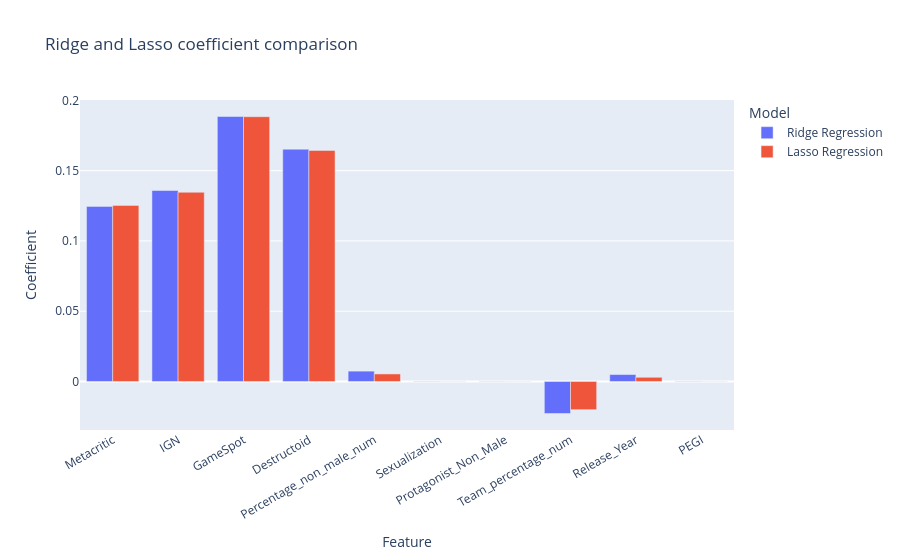

Notebook code cell kept with this figure:
### Code cell
coefficient_rows = []
for model_name in ["Ridge Regression", "Lasso Regression"]:
    coefficients = fitted_regression_models[model_name].named_steps["model"].coef_
    coefficient_rows.extend(
        {
            "Feature": feature,
            "Coefficient": coefficient,
            "Model": model_name,
        }
        for feature, coefficient in zip(regression_features, coefficients)
    )

coefficient_df = pd.DataFrame(coefficient_rows)
display(coefficient_df.sort_values(["Model", "Coefficient"], ascending=[True, False]))

fig_coefficients = px.bar(
    coefficient_df,
    x="Feature",
    y="Coefficient",
    color="Model",
    barmode="group",
    title="Ridge and Lasso coefficient comparison",
)
fig_coefficients.update_layout(xaxis_tickangle=-30)
fig_coefficients.show()

### Figure 1 — Plotly figure (JSON) as saved in the notebook; plotly's stock layout.template omitted (floating-point values rounded to 4 significant figures)
{"data": [{"alignmentgroup": "True", "hovertemplate": "Model=Ridge Regression<br>Feature=%{x}<br>Coefficient=%{y}<extra></extra>", "legendgroup": "Ridge Regression", "marker": {"color": "#636efa", "pattern": {"shape": ""}}, "name": "Ridge Regression", "offsetgroup": "Ridge Regression", "orientation": "v", "showlegend": true, "textposition": "auto", "type": "bar", "x": ["Metacritic", "IGN", "GameSpot", "Destructoid", "Percentage_non_male_num", "Sexualization", "Protagonist_Non_Male", "Team_percentage_num", "Release_Year", "PEGI"], "xaxis": "x", "y": [0.1246, 0.1359, 0.1885, 0.1652, 0.007368, -0.0001282, -9.416e-05, -0.02277, 0.004936, 0.0001486], "yaxis": "y"}, {"alignmentgroup": "True", "hovertemplate": "Model=Lasso Regression<br>Feature=%{x}<br>Coefficient=%{y}<extra></extra>", "legendgroup": "Lasso Regression", "marker": {"color": "#EF553B", "pattern": {"shape": ""}}, "name": "Lasso Regression", "offsetgroup": "Lasso Regression", "orientation": "v", "showlegend": true, "textposition": "auto", "type": "bar", "x": ["Metacritic", "IGN", "GameSpot", "Destructoid", "Percentage_non_male_num", "Sexualization", "Protagonist_Non_Male", "Team_percentage_num", "Release_Year", "PEGI"], "xaxis": "x", "y": [0.1253, 0.1346, 0.1884, 0.1644, 0.005371, -0.0, 0.0, -0.02006, 0.002985, 0.0], "yaxis": "y"}], "layout": {"barmode": "group", "legend": {"title": {"text": "Model"}, "tracegroupgap": 0}, "title": {"text": "Ridge and Lasso coefficient comparison"}, "xaxis": {"anchor": "y", "domain": [0, 1], "tickangle": -30, "title": {"text": "Feature"}}, "yaxis": {"anchor": "x", "domain": [0, 1], "title": {"text": "Coefficient"}}}}
